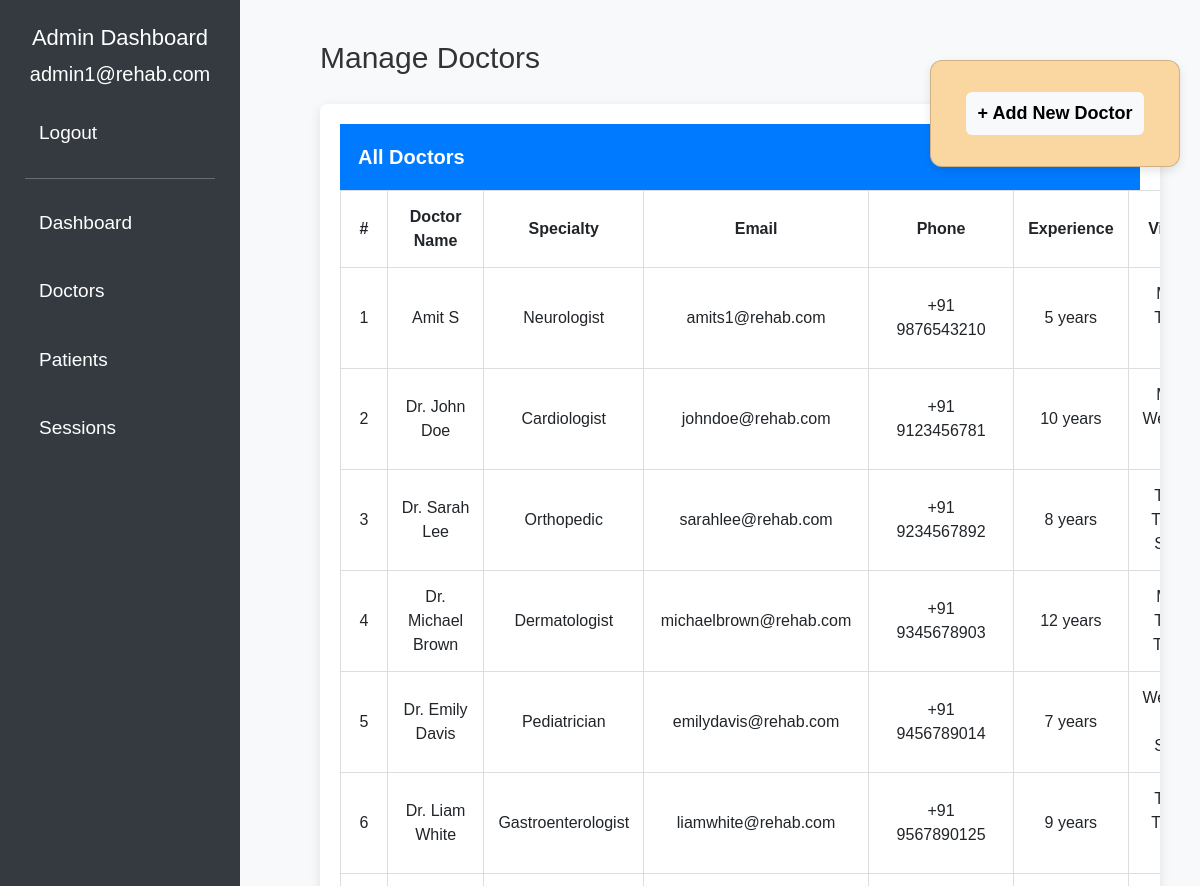
The app's page /all_doc.php (signed in, upper part), older data.
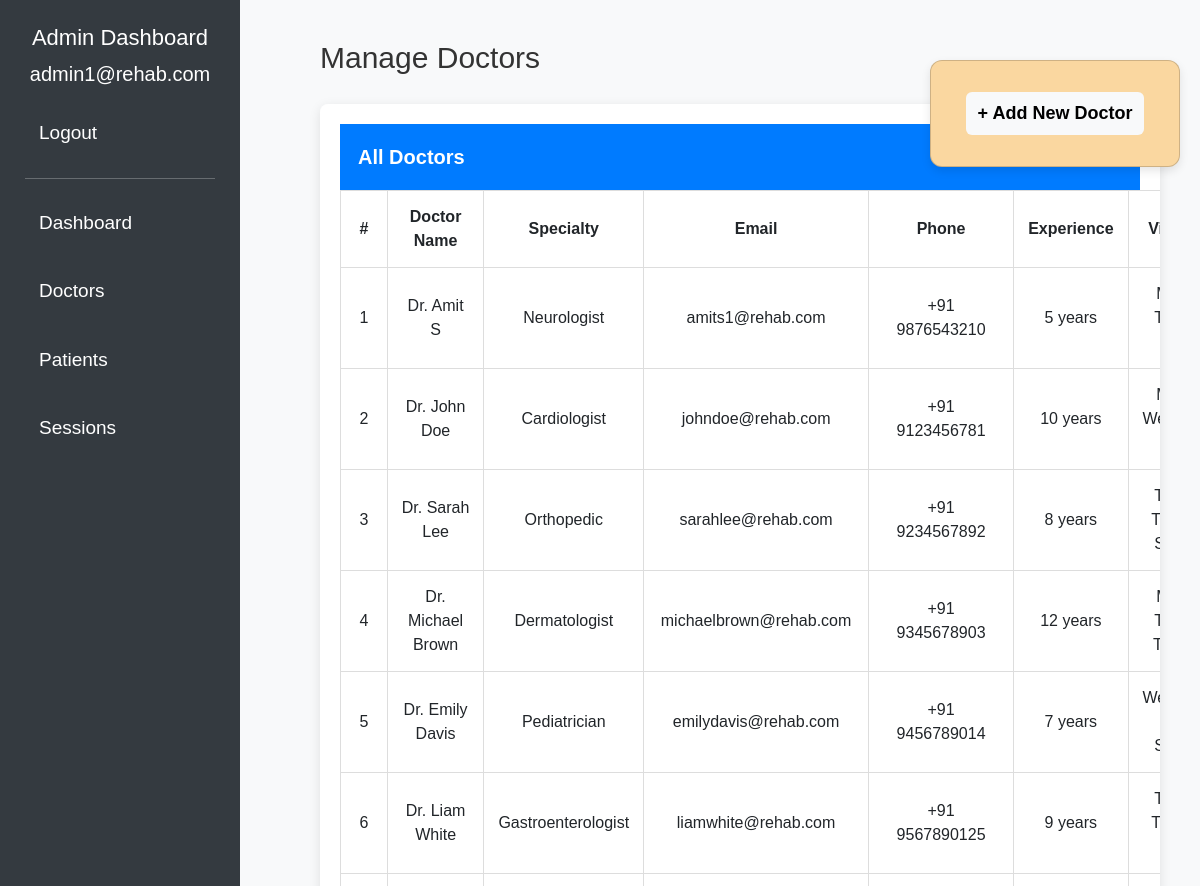
The same page, newer data.
### tables this page shows
CREATE TABLE `doctors` (
  `doctor_id` int(11) NOT NULL,
  `name` varchar(100) NOT NULL,
  `speciality` varchar(100) NOT NULL,
  `email` varchar(100) DEFAULT NULL,
  `password` varchar(255) NOT NULL,
  `phone` varchar(15) DEFAULT NULL,
  `experience` varchar(100) DEFAULT NULL,
  `visit_days` varchar(100) DEFAULT NULL,
  `max_patients` int(11) NOT NULL,
  `role_id` int(11) DEFAULT NULL,
  `appointment_count` int(11) DEFAULT 0
);

### all_doc.php (the view, shortened to what this page needs)
<?php
include 'connection.php';
$doctors_query = "SELECT doctor_id, name, speciality, email, phone, experience, visit_days, max_patients FROM doctors";
$doctors_result = mysqli_query($conn, $doctors_query);
?>
<!DOCTYPE html>
<html lang="en">
<head>
    <link rel="stylesheet" href="https://stackpath.bootstrapcdn.com/bootstrap/5.3.0/css/bootstrap.min.css">
</head>
<body>
    <div class="sidebar">
        <h4>Admin Dashboard</h4>
        <p><?php echo $_SESSION['email']; ?></p>
        <a href="logout.php">Logout</a>
        <hr>
        <a href="admin_dashboard.php?page=dashboard">Dashboard</a>
        <a href="all_doc.php">Doctors</a>
        <a href="all_patients.php">Patients</a>
        <a href="all_sess.php">Sessions</a>
    </div>
    <div class="main-content">
        <div class="top-bar">
            <h3 style="font-size: 30px;">Manage Doctors</h3>
        </div>
<div class="add-doctor-box" style="margin-top: 40px;">
    <div class="card" style="background-color: #FAD7A0;">
        <div class="card-body text-center">
            <a href="new_doc.php" class="btn btn-light" style="font-size: 18px; font-weight: bold;">+ Add New Doctor</a>
        </div>
    </div>
</div>
        <div class="table-container">
            <div class="card-header">All Doctors</div>
            <table class="table">
                <thead>
                    <tr>
                        <th>#</th>
                        <th>Doctor Name</th>
                        <th>Specialty</th>
                        <th>Email</th>
                        <th>Phone</th>
                        <th>Experience</th>
                        <th>Visit Days</th>
                    </tr>
                </thead>
                <tbody>
                    <?php if (mysqli_num_rows($doctors_result) > 0): ?>
                        <?php $count = 1; while ($doctor = mysqli_fetch_assoc($doctors_result)): ?>
                            <tr>
                                <td><?php echo $count++; ?></td>
                                <td><?php echo $doctor['name']; ?></td>
                                <td><?php echo $doctor['speciality']; ?></td>
                                <td><?php echo $doctor['email']; ?></td>
                                <td><?php echo $doctor['phone']; ?></td>
                                <td><?php echo $doctor['experience']; ?></td>
                                <td><?php echo $doctor['visit_days']; ?></td>
                            </tr>
                        <?php endwhile; ?>
                    <?php else: ?>
                        <tr>
                            <td colspan="7">No doctors found.</td>
                        </tr>
                    <?php endif; ?>
                </tbody>
            </table>
        </div>
    </div>
</body>
</html>

Row changes from the older to the newer data that the page shows:
changed doctors "Neurologist": name "Amit S" → "Dr. Amit S"
